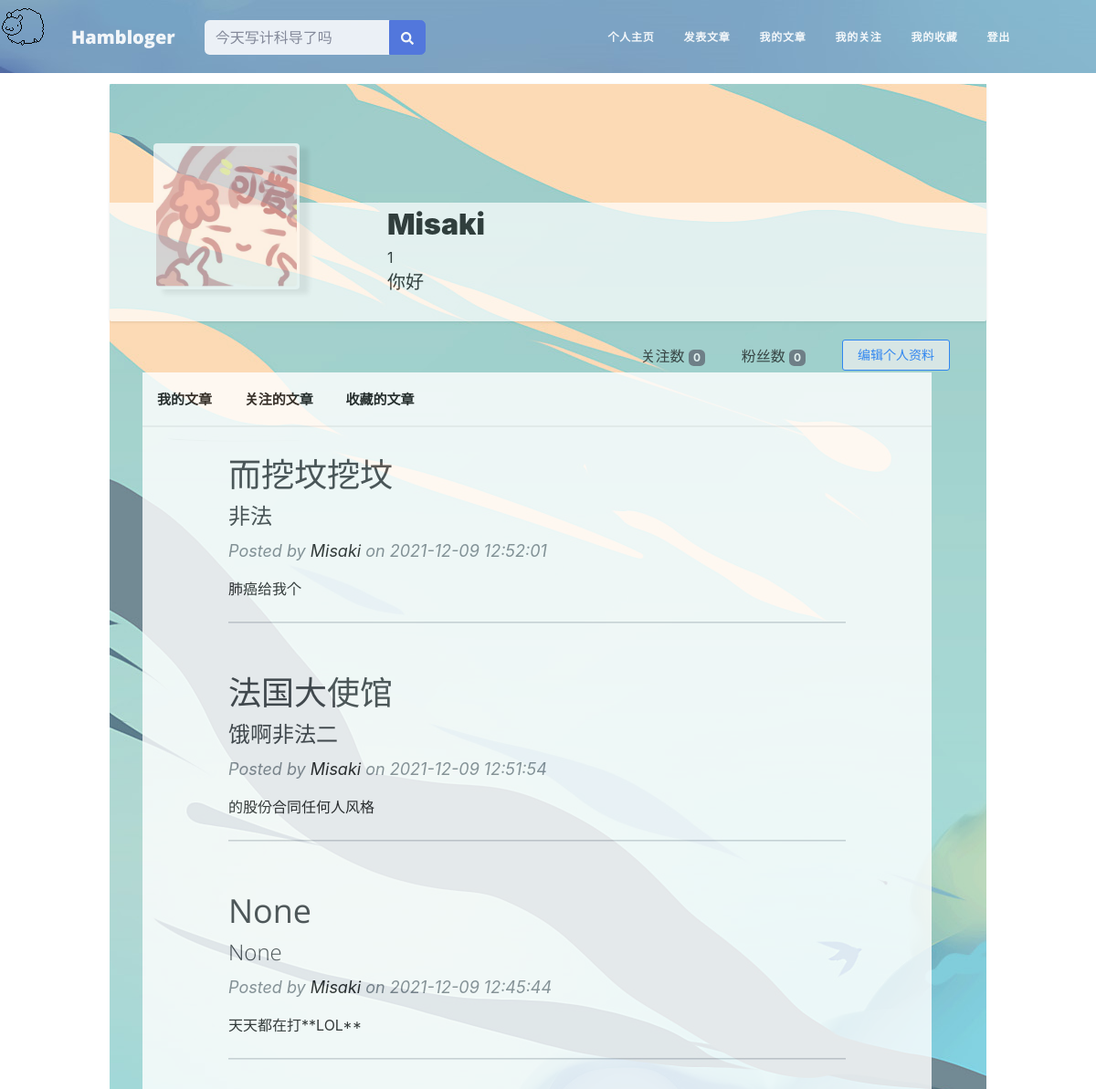
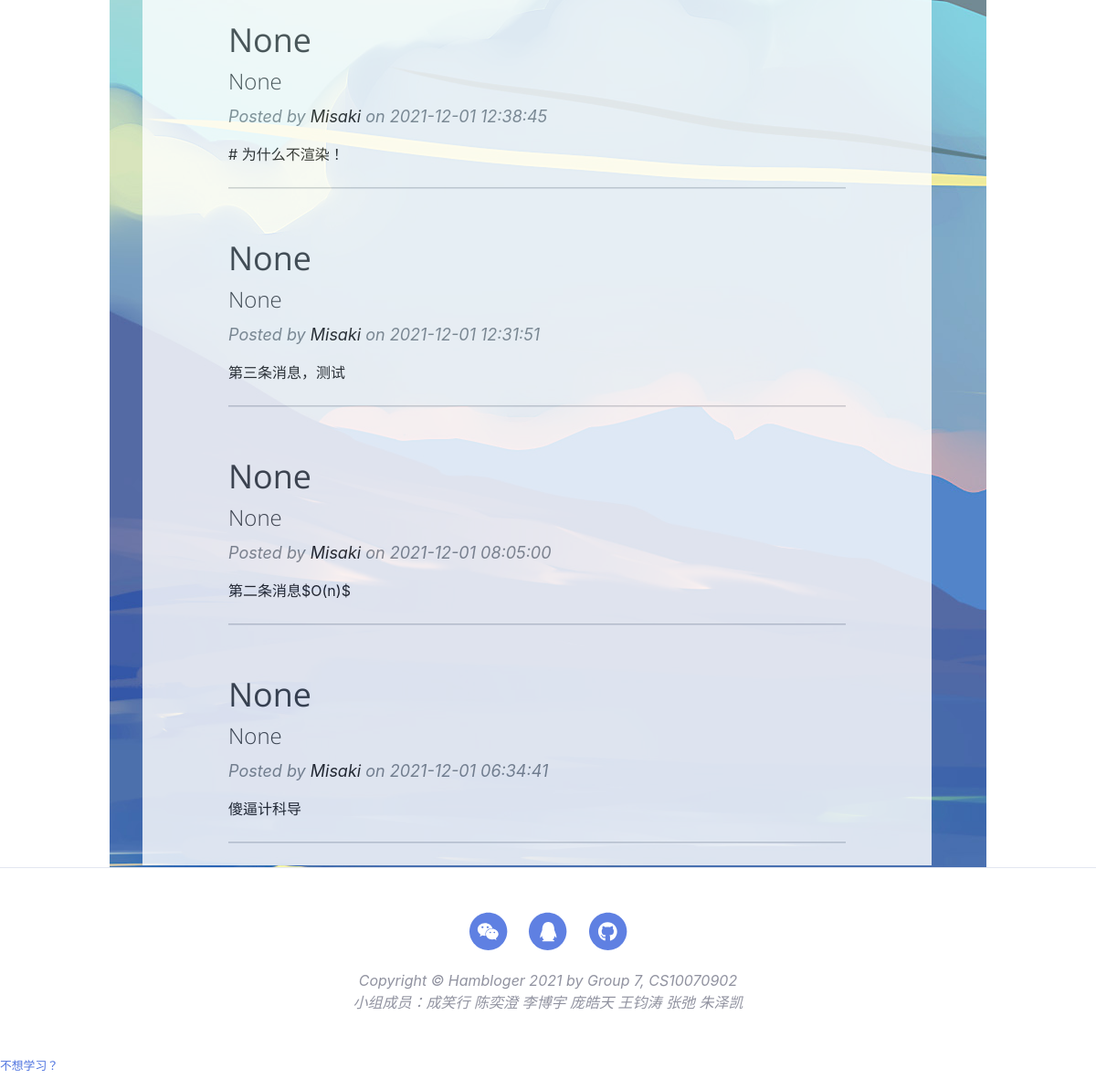
The app's page /user/Misaki (signed in) with its own data (2 pictures, top to bottom).
### app/models.py (models this page shows, shortened)
class User(UserMixin, db.Model):
    __tablename__ = 'users'
    id = db.Column(db.Integer, primary_key=True)
    email = db.Column(db.String(64), unique=True, index=True)
    username = db.Column(db.String(64), unique=True, index=True)
    role_id = db.Column(db.Integer, db.ForeignKey('roles.id'))  # 每一个用户只能有一个角色
    password_hash = db.Column(db.String(128))
    confirmed = db.Column(db.Boolean, default=True)
    name = db.Column(db.String(64))
    location = db.Column(db.String(64))
    about_me = db.Column(db.Text())
    member_since = db.Column(db.DateTime(), default=datetime.utcnow)
    last_seen = db.Column(db.DateTime(), default=datetime.utcnow)
    posts = db.relationship('Post', backref='author', lazy='dynamic')
    followed = db.relationship('Follow',
                               foreign_keys=[Follow.follower_id],
                               backref=db.backref('follower', lazy='joined'),
                               lazy='dynamic',
                               cascade='all, delete-orphan')
    followers = db.relationship('Follow',
                                foreign_keys=[Follow.followed_id],
                                backref=db.backref('followed', lazy='joined'),
                                lazy='dynamic',
                                cascade='all, delete-orphan')
    @property
    def password(self):
        raise AttributeError("Password is not a readable attribute")
    def can(self, perm):
        return self.role is not None and self.role.has_permission(perm)
    def is_administrator(self):
        return self.can(Permission.ADMIN)
    def ping(self):
        self.last_seen = datetime.utcnow()
        db.session.add(self)
        db.session.commit()

class Post(db.Model):
    __tablename__ = 'posts'
    id = db.Column(db.Integer, primary_key=True)
    body = db.Column(db.Text)
    body_html = db.Column(db.Text)
    timestamp = db.Column(db.DateTime, index=True, default=datetime.utcnow)
    author_id = db.Column(db.Integer, db.ForeignKey('users.id'))
    title = db.Column(db.String(64))
    sub_title = db.Column(db.String(64))

### app/main/views.py (the view)
@main.route('/user/<username>')
def user(username):
    user = User.query.filter_by(username=username).first()
    if user is None:
        abort(404)
    posts = user.posts.order_by(Post.timestamp.desc()).all()
    edit_post = Post.query.order_by(Post.id.desc()).first()
    return render_template('user.html', user=user, posts=posts, edit_post=edit_post)

### app/auth/views.py (called while the page is built)
@auth.before_app_request
def before_request():
    if current_user.is_authenticated:
        current_user.ping()
        if not current_user.confirmed and request.endpoint \
                and request.blueprint != 'auth' and request.endpoint != 'static':
            return redirect(url_for('auth.unconfirmed'))

### app/main/__init__.py (called while the page is built)
@main.app_context_processor
def inject_permissions():
    return dict(Permission=Permission)

### app/models.py (called while the page is built)
@login_manager.user_loader
def load_user(user_id):
    return User.query.get(int(user_id))

    def has_permission(self, perm):
        return self.permissions & perm == perm  # 使用位运算检查特定权限

### app/templates/user.html (shortened to what this page needs)
{% extends "base.html" %}
{% block head %}
<link href="{{ url_for('static',filename='css/user.css') }}" rel="stylesheet">
<link href="{{ url_for('static', filename='css/admin.css') }}"
      rel="stylesheet"/>
<header class="user-top-cover"></header>
{% endblock %}
{% block page_content %}
<link href="{{ url_for('static',filename='css/index.css') }}" rel="stylesheet">
<div class="page-container">
    <div class="user-container">
        <div class="user-cover-container masthead"></div>
        <div class="user-profile-container">
            <div class="user-mask-container">
                <div class="user-mask">
                    <img src="{{url_for('static', filename='mask/test-1.jpeg')}}" class="user-mask-img">
                </div>
            </div>
            <div class="user-information-container">
                <div class="username-container">
                    <span class="username"> {{ user.name }} </span>
                </div>
                <div class="username-container">
                    <span class="userid"> {{ user.id }} </span>
                </div>
                <div class="about_me-container">
                    {% if user.about_me %}<span class="about_me">{{ user.about_me }}</span>{% endif %}
                </div>
            </div>
            <div class="user-operation-container">
                {% if user == current_user %}
                <div class="edit-pro-operation-container">
                    <a href="{{ url_for('.edit_profile') }}">
                        <button type="button" class="edit-profile-button">
                            <span>编辑个人资料</span>
                        </button>
                    </a>
                </div>
                {% endif %}
                <div class="follow-operation-container">
                    <a class="option-link" href="{{ url_for('.followers', username=user.username) }}">
                        粉丝数 <span class="badge badge-dark">{{ user.followers.count() - 1 }}</span>
                    </a>
                </div>
                <div class="follow-operation-container">
                    <a class="option-link" href="{{ url_for('.followed_by', username=user.username) }}">
                        关注数 <span class="badge badge-dark">{{ user.followed.count() - 1 }}</span>
                    </a>
                </div>
            </div>
        </div>
    </div>
    <div class="container row">
        <div class="container main-show-container">
            <ul class="option-bar">
                <li class="option-item">
                    <a class="option-link" href="">
                        我的文章
                    </a>
                    <a class="option-link" href="">
                        关注的文章
                    </a>
                    <a class="option-link" href="">
                        收藏的文章
                    </a>
                </li>
            </ul>
            <div class="main-content-box">
                <div class="container px-10">
                    {% for post in posts %}
                    <div class="row gx-8 justify-content-center">
                        <div class="col-10">
                            <div class="post-preview">
                                <a href="{{ url_for('.post', id=post.id) }}">
                                    <h3 class="post-title">{{ post.title }}</h3>
                                    <h4 class="post-subtitle">{{ post.sub_title }}</h4>
                                </a>
                                <p class="post-meta">
                                    Posted by
                                    <a href="{{ url_for('.user', username=post.author.username) }}"
                                       class="context-user-link">
                                        {{ post.author.username }}
                                    </a>
                                    on {{ post.timestamp.strftime('%Y-%m-%d %H:%M:%S') }}
                                </p>
                                <span>
                                    {{ post.body }}
                                </span>
                            </div>
                            <hr class="my-4"/>
                        </div>
                    </div>
                    {% endfor %}
                </div>
            </div>
        </div>
    </div>
</div>
{% endblock %}

### app/templates/base.html (shortened to what this page needs)
<!DOCTYPE html>
<html lang="en">
<head>
    <link href="https://cdn.jsdelivr.net/npm/bootstrap-icons@1.5.0/font/bootstrap-icons.css" rel="stylesheet"/>
    <link href="{{ url_for('static', filename='css/styles.css') }}" rel="stylesheet"/>
    <link href="{{ url_for('static', filename='css/admin.css') }}" rel="stylesheet"/>
    <link href="{{ url_for('static', filename='css/base.css') }}" rel="stylesheet"/>
    {% block head %}
    {% endblock %}
</head>
<body id="page-top">
<nav class="navbar navbar-expand-lg navbar-light fixed-top py-2" id="mainNav">
    <div class="container px-4 px-lg-5">
        <a class="navbar-brand" href="/">Hambloger</a>
        <form class="d-none d-sm-inline-block form-inline mr-auto ml-md-3 my-2 my-md-0 mw-100 navbar-search">
            <div class="input-group">
                <input type="text" class="form-control bg-light border-0 small" placeholder="今天写计科导了吗"
                       aria-label="Search" aria-describedby="basic-addon2">
                <div class="input-group-append">
                    <button class="btn btn-primary" type="button">
                        <i class="fas fa-search fa-sm"></i>
                    </button>
                </div>
            </div>
        </form>
        <div class="collapse navbar-collapse" id="navbarResponsive">
            <ul class="navbar-nav nav nav-pills ms-auto py-4 py-lg-0">
                {% if current_user.is_authenticated %}
                <li class="nav-item">
                    <a class="nav-link px-lg-3 py-3 py-lg-4"
                       href="{{ url_for('main.user', username=current_user.username) }}">
                        <span>个人主页</span>
                    </a>
                </li>
                <li class="nav-item">
                    <a class="nav-link px-lg-3 py-3 py-lg-4"
                       href="{{ url_for('main.new', id=edit_post.id) }}">
                        <span>发表文章</span>
                    </a>
                </li>
                <li class="nav-item">
                    <a class="nav-link px-lg-3 py-3 py-lg-4" href="/">
                        <span>我的文章</span>
                    </a></li>
                <li class="nav-item">
                    <a class="nav-link px-lg-3 py-3 py-lg-4" href="/">
                        <span>我的关注</span>
                    </a>
                </li>
                <li class="nav-item">
                    <a class="nav-link px-lg-3 py-3 py-lg-4" href="/">
                        <span>我的收藏</span>
                    </a>
                </li>
                <li class="nav-item">
                    <a class="nav-link px-lg-3 py-3 py-lg-4" href="{{url_for('auth.logout')}}">
                        <span>登出</span>
                    </a>
                </li>
                {% endif %}
            </ul>
        </div>
    </div>
</nav>
<div class="main-container">
    {% block page_content %}
    {% endblock %}
</div>
<div class="mouse-follow"></div>
<footer class="border-top">
    <div class="container px-4 px-lg-5">
        <div class="row gx-4 gx-lg-5 justify-content-center">
            <div class="col-md-10 col-lg-8 col-xl-7">
                <ul class="list-inline text-center">
                    <li class="list-inline-item">
                        <a href="/">
                            <span class="fa-stack fa-lg">
                                <i class="fas fa-circle fa-stack-2x"></i>
                                <i class="fab fa-weixin fa-stack-1x fa-inverse"></i>
                            </span>
                        </a>
                    </li>
                    <li class="list-inline-item">
                        <a href="/">
                            <span class="fa-stack fa-lg">
                                <i class="fas fa-circle fa-stack-2x"></i>
                                <i class="fab fa-qq fa-stack-1x fa-inverse"></i>
                            </span>
                        </a>
                    </li>
                    <li class="list-inline-item">
                        <a href="https://github.com/vozeo/Hambloger">
                            <span class="fa-stack fa-lg">
                                <i class="fas fa-circle fa-stack-2x"></i>
                                <i class="fab fa-github fa-stack-1x fa-inverse"></i>
                            </span>
                        </a>
                    </li>
                </ul>
                <div class="text-center text-muted fst-italic">Copyright &copy; Hambloger 2021 by Group 7,
                    CS10070902
                </div>
                <div class="text-center text-muted fst-italic">小组成员：成笑行 陈奕澄 李博宇 庞皓天 王钧涛 张弛 朱泽凯</div>
            </div>
        </div>
    </div>
</footer>
<a class="small" href="{{ url_for('main.game') }}">
    <p>不想学习？</p>
</a>
</body>
</html>

### app/static/css/base.css (style rules this page uses)
body { background-color: rgb(246, 246, 246); margin: 0; padding: 0; }
div { margin: 0; padding: 0; display: block; }
.navbar { position: relative; top: -5px; left: -5px; width: 100%; margin: 0; padding: 0; display: block; }
footer { text-align: center; }
.mouse-follow { width: 50px; height: 50px; position: absolute; background-image: url('../icons/goat.gif'); background-size: cover; }
.page-container { display: block; margin-left: 15%; margin-right: 15%; width: 70%; }

### app/static/css/user.css (style rules this page uses)
.page-container { background-image: url('../img/page-bg.jpg'); display: block; margin-left: 10%; margin-right: 10%; width: 80%; }
.user-container { background-image: url('../img/page-bg.jpg'); display: block; background-color: rgb(255, 255, 255); margin-top: 12px; height: 260px; box-shadow: 0 1px 3px rgba(18, 18, 18, .1); border-radius: 2px; }
.container { opacity: 0.9; color: rgb(0, 0, 0); }
.user-cover-container { border-top-left-radius: 2px; border-top-right-radius: 2px; height: 50%; }
.user-profile-container { height: 50%; opacity: 0.7; background-color: rgb(255, 255, 255); color: rgb(0, 0, 0); border-bottom-left-radius: 2px; border-bottom-right-radius: 2px; }
.user-mask-container { opacity: 1; float: left; position: relative; top: -50%; left: 5%; width: 160px; height: 160px; }
.user-mask { background-color: rgb(255, 255, 255); width: 160px; height: 160px; box-shadow: 10px 5px 5px rgba(18, 18, 18, .1); border-radius: 4px; }
.user-mask-img { margin: 2%; width: 96%; height: 96%; border-radius: 4px; }
.user-information-container { float: left; width: 50%; padding-left: 15%; }
.username { font-size: 32px; font-weight: 900; }
.about_me-container { height: 30px; overflow: hidden; }
.about_me { font-size: 20px; font-weight: 400; }
.user-operation-container { padding-top: 5%; float: right; }
.user-operation-container button { margin-right: 40px; padding: 0 16px; font-size: 14px; line-height: 32px; text-align: center; cursor: pointer; border: 1px solid; border-radius: 3px; }
.edit-profile-button { color: #06f; border-color: #06f; }
.user-top-cover { background-image: url('../img/user-bg.jpg'); height: 80px; }
.option-bar { background-color: rgb(255, 255, 255); border-bottom: 2px solid rgb(240, 240, 240); height: 60px; line-height: 60px; list-style-type: none; margin: 0; padding: 0; overflow: hidden; position: -webkit-sticky; position: sticky; top: 0; }
.option-item { float: left; font-size: 15px; font-weight: 600; }
.option-item a { display: inline; padding: 16px; }
.option-link { text-decoration: none; color: rgb(12, 12, 12); }
.main-content-box { background-color: rgb(255, 255, 255); }
.follow-operation-container { float: right; margin-right: 40px; margin-top: 6px; }
.edit-pro-operation-container { float: right; }
.main-show-container { margin: 2px; }

### app/static/css/index.css (style rules this page uses)
.page-container { background-color: rgb(255, 255, 255); color: rgb(0, 0, 0); }
.context-user-link { text-decoration: none; color: #000000; }

### records on screen
User: name "Misaki", id "1", about_me "你好"
Post: title "而挖坟挖坟", sub_title "非法", author.username "Misaki", timestamp "2021-12-09 12:52:01", body "肺癌给我个"
Post: title "法国大使馆", sub_title "饿啊非法二", author.username "Misaki", timestamp "2021-12-09 12:51:54", body "的股份合同任何人风格"
Post: title "None", sub_title "None", author.username "Misaki", timestamp "2021-12-09 12:45:44", body "天天都在打**LOL**"
Post: title "None", sub_title "None", author.username "Misaki", timestamp "2021-12-01 12:38:45", body "# 为什么不渲染！"
Post: title "None", sub_title "None", author.username "Misaki", timestamp "2021-12-01 12:31:51", body "第三条消息，测试"
Post: title "None", sub_title "None", author.username "Misaki", timestamp "2021-12-01 08:05:00", body "第二条消息$O(n)$"
Post: title "None", sub_title "None", author.username "Misaki", timestamp "2021-12-01 06:34:41", body "傻逼计科导"

### other values on screen
{{ user.followers.count() - 1 }} "0"
{{ user.followed.count() - 1 }} "0"
